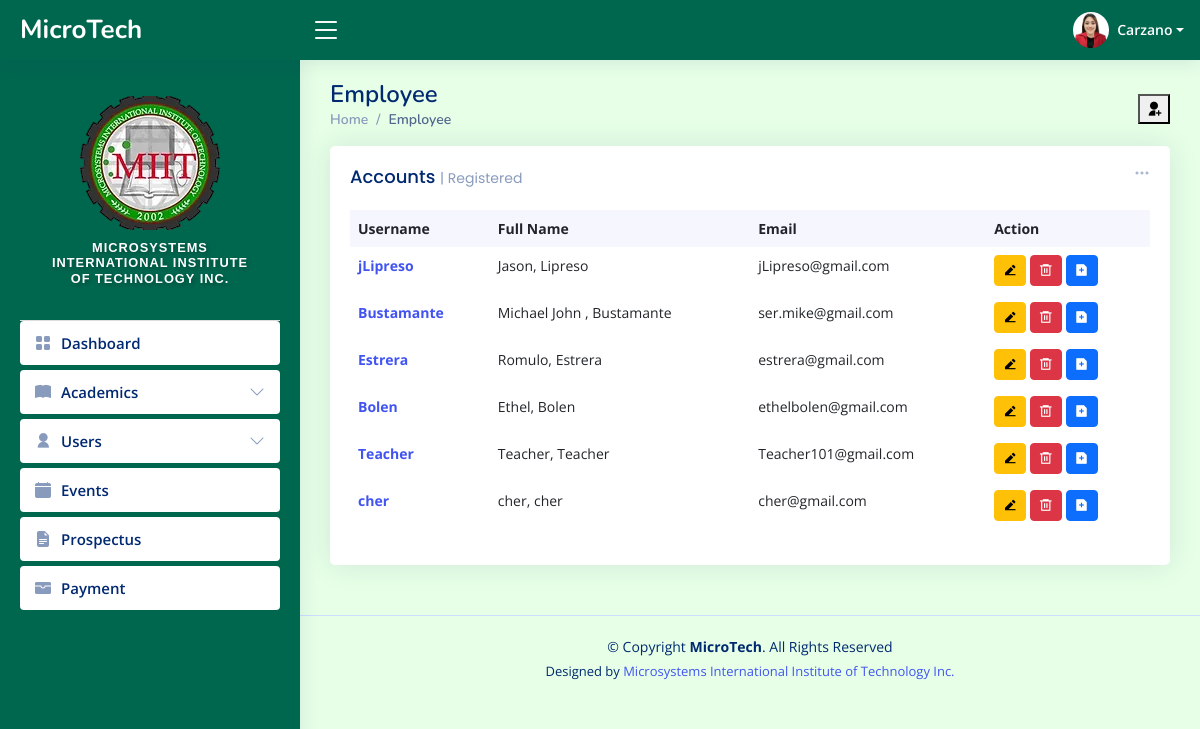
Screenshot of /admin/employee.php (signed in) with the database file from the repository.
### tables this page shows
CREATE TABLE `tbl_users` (
  `user_id` int(11) NOT NULL,
  `user_fname` varchar(50) NOT NULL,
  `user_lname` varchar(50) NOT NULL,
  `user_email` varchar(80) NOT NULL,
  `user_name` varchar(50) NOT NULL,
  `user_pass` varchar(100) NOT NULL,
  `user_role` varchar(20) NOT NULL,
  `user_image` varchar(100) NOT NULL,
  `date_of_birth` date DEFAULT NULL,
  `gender` enum('Male','Female') DEFAULT NULL,
  `hire_date` date DEFAULT NULL,
  `department` varchar(100) DEFAULT NULL,
  `phone_number` varchar(15) DEFAULT NULL,
  `address` varchar(100) DEFAULT NULL,
  `created_at` timestamp NOT NULL DEFAULT current_timestamp()
);

### admin/employee.php (the view, shortened to what this page needs)
<?php include_once "../templates/header.php"; ?>
<main id="main" class="main">
  <div class="pagetitle">
    <h1>Employee</h1>
    <button type="button" class="ri-user-add-fill tablebutton" data-bs-toggle="modal" data-bs-target="#verticalycentered">
    </button>
    <nav>
      <ol class="breadcrumb">
        <li class="breadcrumb-item"><a href="index.php">Home</a></li>
        <li class="breadcrumb-item active">Employee</li>
      </ol>
    </nav>
  </div>
  <section class="section dashboard">
    <div class="row">
      <div class="col-lg-12">
        <div class="row">
          <div class="col-12">
            <div class="card recent-sales overflow-auto">
              <div class="filter">
                <a class="icon" href="#" data-bs-toggle="dropdown"><i class="bi bi-three-dots"></i></a>
              </div>
              <div class="card-body">
                <h5 class="card-title">Accounts <span>| Registered</span></h5>
                <table class="table table-borderless datatable">
                  <thead>
                    <tr>
                      <th scope="col">Username</th>
                      <th scope="col">Full Name</th>
                      <th scope="col">Email</th>
                      <th scope="col">Action</th>
                    </tr>
                  </thead>
                  <tbody>
                    <?php
                    $database = new Connection();
                    $db = $database->open();
                    try {
                      $sql = "SELECT * FROM tbl_users WHERE user_role = 'teacher'
                                ORDER BY user_id ASC";
                      foreach ($db->query($sql) as $row) {
                    ?>
                        <tr>
                          <th scope="row"><a href="#"><?php echo $row["user_name"] ?></a></th>
                          <td><?php echo $row["user_fname"] ?>, <?php echo $row["user_lname"] ?></td>
                          <td><?php echo $row["user_email"] ?></td>
                          <td>
                            <button type="button" class=" btn btn-sm btn-warning ri-edit-2-fill" data-bs-toggle="modal" data-bs-target="#editModal<?php echo $row["user_id"] ?>"></button>
                            <form method="POST" action="../admin/upload/delete-user.php" onsubmit="return confirm('Are you sure you want to delete this user?');" style="display:inline;">
                              <button type="submit" class="btn btn-sm btn-danger ri-delete-bin-6-line"></button>
                            </form>
                            <button type="button" class=" btn btn-sm btn-primary ri-file-add-fill" data-bs-toggle="modal" data-bs-target="#insertModal<?php echo $row["user_id"] ?>"></button>
                          </td>
                        </tr>
                    <?php
                      }
                    } catch (PDOException $e) {
                      echo "There is some problem in connection: " . $e->getMessage();
                    }
                    ?>
                  </tbody>
                </table>
              </div>
            </div>
          </div>
        </div>
      </div>
    </div>
  </section>
</main>
<?php include_once "../templates/footer.php"; ?>

### templates/header.php (shortened to what this page needs)
<!DOCTYPE html>
<html lang="en">
<head>
  <link href="../../assets/vendor/bootstrap/css/bootstrap.min.css" rel="stylesheet">
  <link href="../../assets/vendor/bootstrap-icons/bootstrap-icons.css" rel="stylesheet">
  <link href="../../assets/vendor/boxicons/css/boxicons.min.css" rel="stylesheet">
  <link href="../../assets/vendor/quill/quill.snow.css" rel="stylesheet">
  <link href="../../assets/vendor/quill/quill.bubble.css" rel="stylesheet">
  <link href="../../assets/vendor/remixicon/remixicon.css" rel="stylesheet">
  <link href="../../assets/vendor/simple-datatables/style.css" rel="stylesheet">
  <link href="../../assets/css/style.css" rel="stylesheet">
</head>
<?php
$database = new Connection();
$conn = $database->open();
$userid = $_SESSION["login"];
$statements = $conn->prepare("SELECT user_fname, user_lname, user_image, user_role FROM tbl_users WHERE user_id = ?");
$statements->execute([$userid]);
$user = $statements->fetch(PDO::FETCH_ASSOC);
if ($user) {
    $lname = $user['user_lname'];
    $image = $user['user_image'];
} else {
    $fname = '';
    $lname = '';
    $role = '';
    $image = 'default.png';
    echo "User not found!";
}
?>
<body style="background-color:#e6ffe6;">
  <header id="header" class="header fixed-top d-flex align-items-center" style="background-color: #00674f;">
    <div class="d-flex align-items-center justify-content-between">
      <a href="../admin/index.php" class="logo d-flex align-items-center">
        <span class="d-none d-lg-block text-white">MicroTech</span>
      </a>
      <i class="bi bi-list toggle-sidebar-btn text-white"></i>
    </div>
    <nav class="header-nav ms-auto">
      <ul class="d-flex align-items-center">
        <li class="nav-item dropdown pe-3">
          <a class="nav-link nav-profile d-flex align-items-center pe-0 " href="#" data-bs-toggle="dropdown">
           <img src="upload-files/<?php echo htmlspecialchars($image); ?>" id="currentPhoto" onerror="this.src='images/default.png'" alt="Profile Image" class="rounded-circle">
            <span class="d-none d-md-block dropdown-toggle ps-2 text-white"><?php echo htmlspecialchars($lname)?></span>
          </a>
        </li>
      </ul>
    </nav>
  </header>
  <aside id="sidebar" class="sidebar" style="background-color: #00674f;">
    <ul class="sidebar-nav" id="sidebar-nav">
    <div class="profile-section">
      <div>
        <img src="../admin/images/miit-logo.png" id="currentPhoto" onerror="this.src='images/default.png'" alt="Profile Image" class="rotate-flip">
      </div>
      <div class="logo-text" style="padding: 10px; text-align: center;">
        <h6>Microsystems International Institute of Technology Inc.</h6>
      </div>
    </div>
      <li class="nav-item">
        <a class="nav-link collapsed" href="../admin/index.php">
          <i class="bi bi-grid-fill"></i>
          <span>Dashboard</span>
        </a>
      </li>
      <li class="nav-item">
          <a class="nav-link collapsed" data-bs-target="#tables-nav" data-bs-toggle="collapse" href="#">
            <i class="bi bi-book-fill"></i><span>Academics</span><i class="bi bi-chevron-down ms-auto"></i>
          </a>
      </li>
      <li class="nav-item">
        <a class="nav-link collapsed" data-bs-target="#user-nav" data-bs-toggle="collapse" href="#">
          <i class="ri-user-fill"></i><span>Users</span><i class="bi bi-chevron-down ms-auto"></i>
        </a>
      </li>
      <li class="nav-item">
        <a class="nav-link collapsed" href="../admin/event.php">
          <i class="bi bi-calendar-fill"></i>
          <span>Events</span>
        </a>
      </li>
      <li class="nav-item">
        <a class="nav-link collapsed" href="../admin/subject.php">
          <i class="bi bi-file-earmark-text-fill"></i>
          <span>Prospectus</span>
        </a>
      </li>
      <li class="nav-item">
        <a class="nav-link collapsed" href="../admin/payment.php">
          <i class="bi bi-wallet-fill"></i>
          <span>Payment</span>
        </a>
      </li>
      <br>
    </ul>
  </aside>

### assets/css/style.css (style rules this page uses)
:root { scroll-behavior: smooth; }
body { font-family: 'Open Sans', sans-serif; background: #f6f9ff; color: #444444; }
a { color: #4154f1; text-decoration: none; }
h1, h2, h3, h4, h5, h6 { font-family: 'Nunito', sans-serif; }
#main { margin-top: 60px; padding: 20px 30px; transition: all 0.3s; }
.pagetitle { margin-bottom: 10px; }
.pagetitle h1 { font-size: 24px; margin-bottom: 0; font-weight: 600; color: #012970; }
.card { margin-bottom: 30px; border: none; border-radius: 5px; box-shadow: 0px 0 30px rgba(1, 41, 112, 0.1); }
.card-title { padding: 20px 0 15px 0; font-size: 18px; font-weight: 500; color: #012970; font-family: 'Poppins', sans-serif; }
.card-title span { color: #899bbd; font-size: 14px; font-weight: 400; }
.card-body { padding: 0 20px 20px 20px; }
.breadcrumb { font-size: 14px; font-family: 'Nunito', sans-serif; color: #899bbd; font-weight: 600; }
.breadcrumb a { color: #899bbd; transition: 0.3s; }
.breadcrumb .breadcrumb-item::before { color: #899bbd; }
.breadcrumb .active { color: #51678f; font-weight: 600; }
.logo { line-height: 1; }
@media (min-width: 1200px) { .logo { width: 280px; } }
.logo span { font-size: 26px; font-weight: 700; color: #012970; font-family: 'Nunito', sans-serif; }
.header { transition: all 0.5s; z-index: 997; height: 60px; box-shadow: 0px 2px 20px rgba(1, 41, 112, 0.1); background-color: #fff; padding-left: 20px; }
.header .toggle-sidebar-btn { font-size: 32px; padding-left: 10px; cursor: pointer; color: #012970; }
.header-nav ul { list-style: none; }
.header-nav > ul { margin: 0; padding: 0; }
.header-nav .nav-profile { color: #012970; }
.header-nav .nav-profile img { max-height: 36px; }
.header-nav .nav-profile span { font-size: 14px; font-weight: 600; }
.sidebar { position: fixed; top: 60px; left: 0; bottom: 0; width: 300px; z-index: 996; transition: all 0.3s; padding: 20px; overflow-y: auto; scrollbar-width: thin; scrollbar-color: #aab7cf transparent; box-shadow: 0px 0px 20px rgba(1, 41, 112, 0.1); background-color: #fff; }
@media (min-width: 1200px) { #main, #footer { margin-left: 300px; } }
.sidebar-nav { padding: 0; margin: 0; list-style: none; }
.sidebar-nav li { padding: 0; margin: 0; list-style: none; }
.sidebar-nav .nav-item { margin-bottom: 5px; }
.sidebar-nav .nav-link { display: flex; align-items: center; font-size: 15px; font-weight: 600; color: #4154f1; transition: 0.3; background: #f6f9ff; padding: 10px 15px; border-radius: 4px; }
.sidebar-nav .nav-link i { font-size: 16px; margin-right: 10px; color: #4154f1; }
.sidebar-nav .nav-link.collapsed { color: #012970; background: #fff; }
.sidebar-nav .nav-link.collapsed i { color: #899bbd; }
.sidebar-nav .nav-link .bi-chevron-down { margin-right: 0; transition: transform 0.2s ease-in-out; }
.dashboard .filter { position: absolute; right: 0px; top: 15px; }
.dashboard .filter .icon { color: #aab7cf; padding-right: 20px; padding-bottom: 5px; transition: 0.3s; font-size: 16px; }
.tablebutton { float: right !important; margin: -15px 0 0 0 !important; }
.dashboard .recent-sales { font-size: 14px; }
.dashboard .recent-sales .table thead { background: #f6f6fe; }
.dashboard .recent-sales .table thead th { border: 0; }

### templates/header.php (style rules this page uses)
.logo-text h6 { font-family: 'Arial', sans-serif; font-size: 0.8rem; font-weight: 600; letter-spacing: 1px; color: #ffffff; text-transform: uppercase; text-shadow: 2px 2px 4px rgba(0, 0, 0, 0.3); }
html { scroll-behavior: smooth; }
.sidebar .nav-link { transition: background-color 0.3s ease, color 0.3s ease; }
.profile-section { display: flex; flex-direction: column; align-items: center; padding: 1rem; border-bottom: 1px solid #ddd; }

### rows the page displays
tbl_users: user_image (picture), user_lname "Carzano"
tbl_users: user_name "jLipreso", user_fname "Jason", user_lname "Lipreso", user_email "jLipreso@gmail.com"
tbl_users: user_name "Bustamante", user_fname "Michael John", user_lname "Bustamante", user_email "ser.mike@gmail.com"
tbl_users: user_name "Estrera", user_fname "Romulo", user_lname "Estrera", user_email "estrera@gmail.com"
tbl_users: user_name "Bolen", user_fname "Ethel", user_lname "Bolen", user_email "ethelbolen@gmail.com"
tbl_users: user_name "Teacher", user_fname "Teacher", user_lname "Teacher", user_email "Teacher101@gmail.com"
tbl_users: user_name "cher", user_fname "cher", user_lname "cher", user_email "cher@gmail.com"
